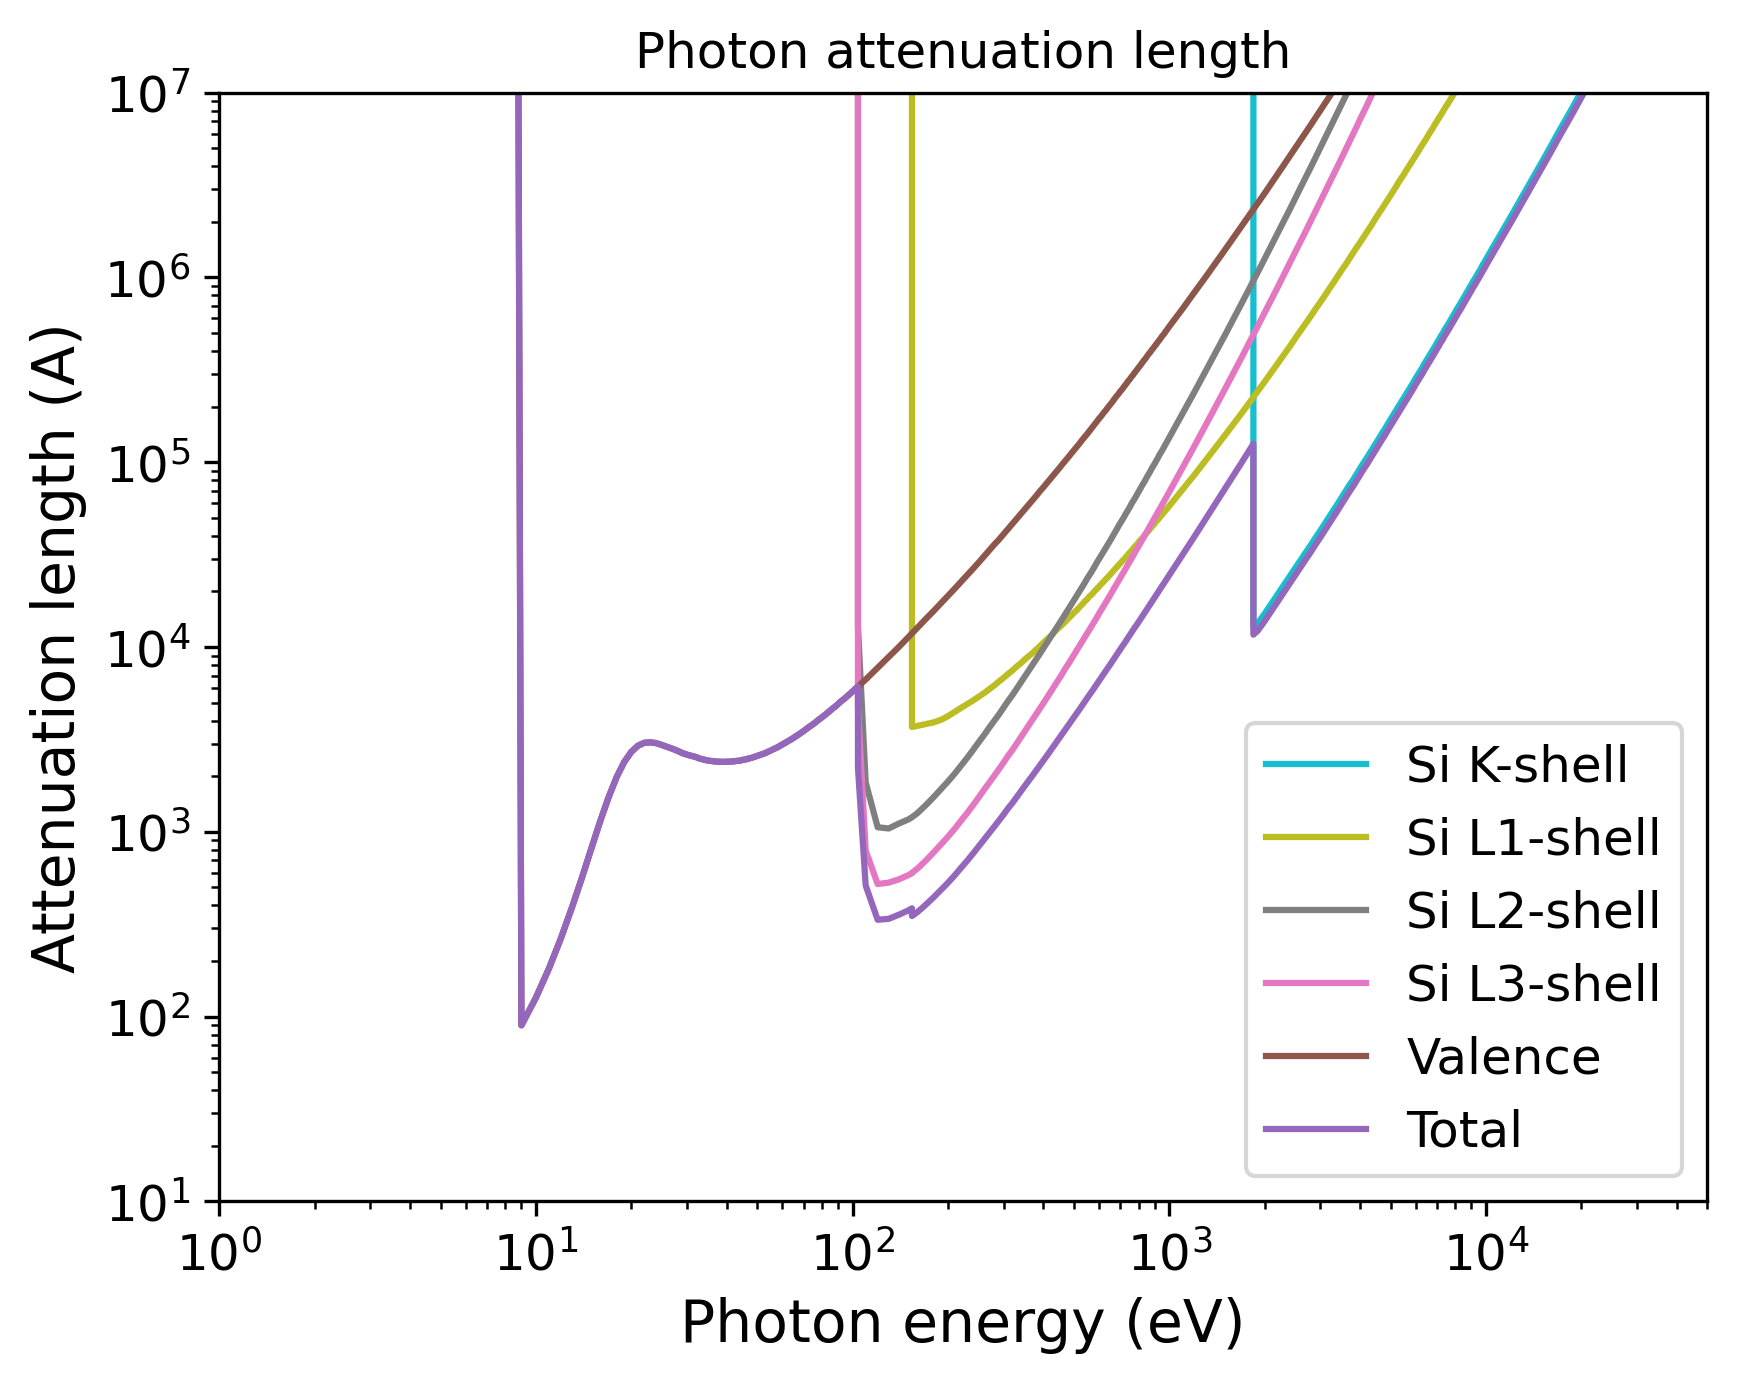

Python code for this plot:
import pandas as pd
import numpy as np
import matplotlib.pyplot as plt
import matplotlib.cm as cm
# Set the format:
plt.xlabel("Photon energy (eV)", fontsize=14)
plt.ylabel("Attenuation length (A)", fontsize=14)
plt.xticks(fontsize=12)
plt.yticks(fontsize=12)
plt.grid(False)
# Set the axes:
# Read the output file:
df = pd.read_csv(r"OUTPUT_aSi_Photon_IMFP.dat", sep=r'\s+', header=None, comment="#", skipinitialspace=True)
plt.xscale("log")
plt.yscale("log")
# Prepare the plot:
columns_to_plot = [ 1, 2, 3, 4, 5, 6]
labels = [ "Si K-shell", "Si L1-shell", "Si L2-shell", "Si L3-shell", "Valence", "Total"]
# Create N distinct colors from a colormap
N = len(columns_to_plot)
colors = plt.cm.tab10(np.linspace(1, 0, 10))
# Set line styles:
linestyles = [ "-", "-", "-", "-", "-", "-"]
for i, col in enumerate(columns_to_plot):
    color = colors[i % len(colors)]
    ls    = linestyles[i % len(linestyles)]
    label = labels[i % len(labels)]
    plt.plot(df.iloc[:, 0], df.iloc[:, col],
    color=color,
    label=label,
    linestyle=ls)
plt.xlim(1.00000000,50000.00000000)
plt.ylim(10.00000000,10000000.00000000)
plt.title("Photon attenuation length")
plt.legend(loc="best", fontsize=12)
# Save the plot in this format:
plt.savefig("OUTPUT_MFP_photon.png", dpi=300, bbox_inches="tight")
